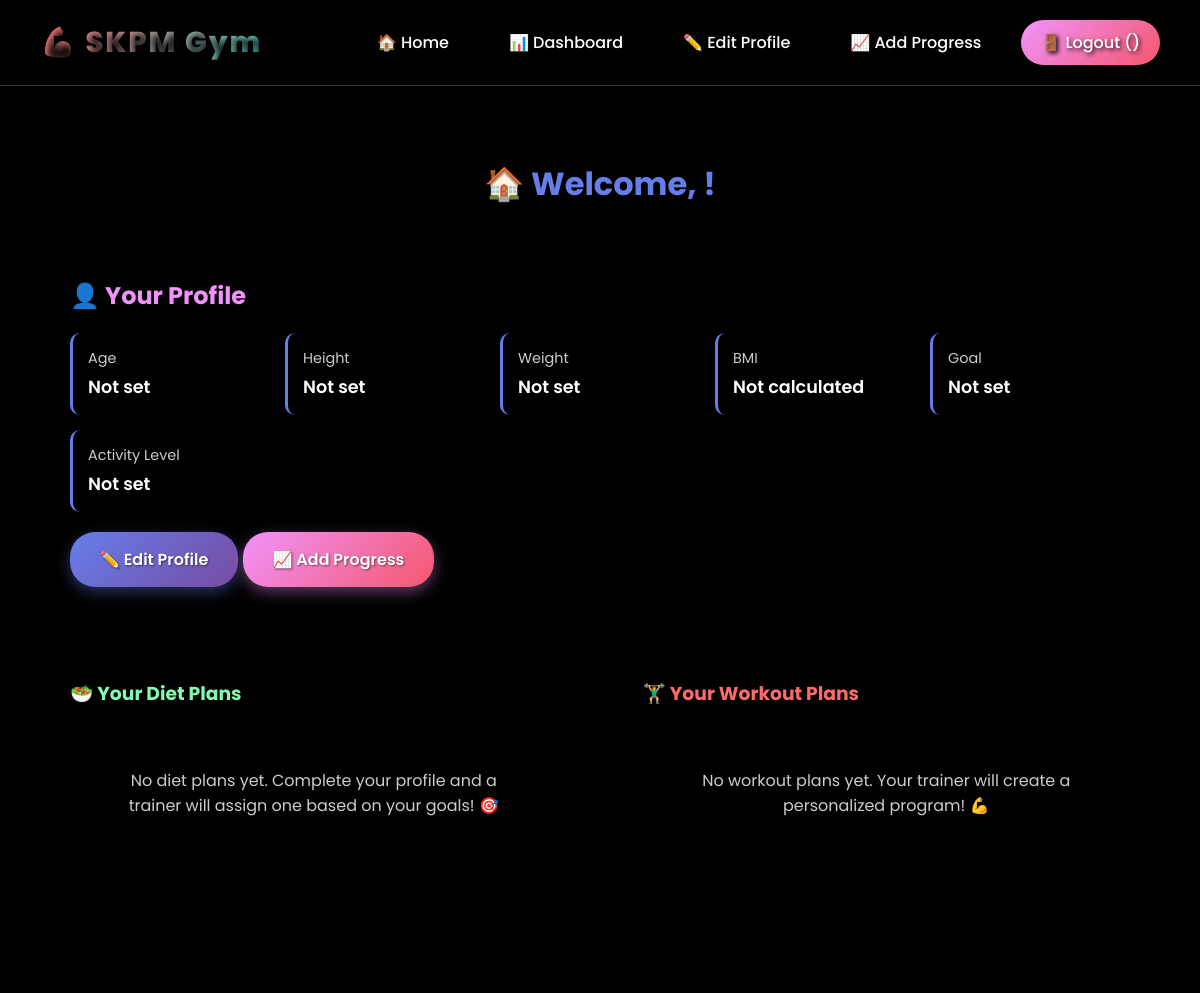
The page /gym/customer/dashboard/ (signed in) on the database its author committed.
### gym/models.py (models this page shows, shortened)
class CustomerProfile(models.Model):
    user = models.OneToOneField(User, on_delete=models.CASCADE, related_name='customer_profile')
    age = models.PositiveIntegerField(null=True, blank=True)
    height_cm = models.FloatField(null=True, blank=True, help_text="Height in centimeters")
    weight_kg = models.FloatField(null=True, blank=True, help_text="Weight in kilograms")
    diseases = models.TextField(blank=True, help_text="Any medical conditions or allergies")
    goal = models.CharField(max_length=20, choices=GOAL_CHOICES, blank=True)
    activity_level = models.CharField(max_length=20, choices=ACTIVITY_LEVEL_CHOICES, blank=True)
    phone = models.CharField(max_length=15, blank=True)
    emergency_contact = models.CharField(max_length=100, blank=True)
    created_at = models.DateTimeField(auto_now_add=True)
    updated_at = models.DateTimeField(auto_now=True)
    @property
    def bmi(self):
        if self.weight_kg and self.height_cm:
            height_m = self.height_cm / 100
            return round(self.weight_kg / (height_m ** 2), 2)
        return None

### gym/views.py (the view)
# urls.py: path('customer/dashboard/', customer_dashboard, name='customer_dashboard'),
@login_required
def customer_dashboard(request):
    if request.user.groups.filter(name='Trainer').exists():
        return redirect('trainer_dashboard')
    profile = request.user.customer_profile
    diet_plans = request.user.diet_plans.filter(is_active=True)
    workout_plans = request.user.workout_plans.filter(is_active=True)
    recent_progress = request.user.progress_records.all()[:5]
    context = {
        'profile': profile,
        'diet_plans': diet_plans,
        'workout_plans': workout_plans,
        'recent_progress': recent_progress,
    }
    return render(request, 'gym/customer_dashboard.html', context)

### templates/gym/customer_dashboard.html (shortened to what this page needs)
{% extends 'base.html' %}
{% block content %}
    <h1 style="text-align: center; margin-bottom: 40px; color: #667eea;">
        🏠 Welcome, {{ user.first_name }}!
    </h1>
    <div class="card">
        <h2 style="color: #f093fb; margin-bottom: 20px;">👤 Your Profile</h2>
        <div class="profile-info">
            <div class="info-item">
                <div class="info-label">Age</div>
                <div class="info-value">{{ profile.age|default:"Not set" }}</div>
            </div>
            <div class="info-item">
                <div class="info-label">Height</div>
                <div class="info-value">{{ profile.height_cm|default:"Not set" }}{% if profile.height_cm %} cm{% endif %}</div>
            </div>
            <div class="info-item">
                <div class="info-label">Weight</div>
                <div class="info-value">{{ profile.weight_kg|default:"Not set" }}{% if profile.weight_kg %} kg{% endif %}</div>
            </div>
            <div class="info-item">
                <div class="info-label">BMI</div>
                <div class="info-value">
                    {% if profile.bmi %}
                        {{ profile.bmi }}
                        <span class="bmi-indicator bmi-{{ profile.bmi_category|lower|cut:' ' }}">{{ profile.bmi_category }}</span>
                    {% else %}
                        Not calculated
                    {% endif %}
                </div>
            </div>
            <div class="info-item">
                <div class="info-label">Goal</div>
                <div class="info-value">{{ profile.get_goal_display|default:"Not set" }}</div>
            </div>
            <div class="info-item">
                <div class="info-label">Activity Level</div>
                <div class="info-value">{{ profile.get_activity_level_display|default:"Not set" }}</div>
            </div>
        </div>
        <div style="margin-top: 20px;">
            <a class="btn btn-primary" href="{% url 'customer_profile_edit' %}">✏️ Edit Profile</a>
            <a class="btn btn-secondary" href="{% url 'add_progress' %}">📈 Add Progress</a>
        </div>
    </div>
    <div class="grid">
        <div class="card">
            <h3 style="color: #84fab0; margin-bottom: 20px;">🥗 Your Diet Plans</h3>
            {% if diet_plans %}
                {% for plan in diet_plans %}
                    <div style="background: rgba(255,255,255,0.05); padding: 20px; border-radius: 10px; margin-bottom: 15px;">
                        <h4 style="color: #ffecd2;">{{ plan.title }}</h4>
                        <p style="color: #ccc; margin: 10px 0;"><em>Created: {{ plan.created_at|date:"M d, Y" }}</em></p>
                        {% if plan.description %}
                            <p style="margin-bottom: 15px;">{{ plan.description }}</p>
                        {% endif %}
                        {% if plan.breakfast %}
                            <div style="margin: 10px 0;">
                                <strong style="color: #ffc107;">🌅 Breakfast:</strong>
                                <p style="margin: 5px 0; padding-left: 20px;">{{ plan.breakfast }}</p>
                            </div>
                        {% endif %}
                        {% if plan.lunch %}
                            <div style="margin: 10px 0;">
                                <strong style="color: #28a745;">🌞 Lunch:</strong>
                                <p style="margin: 5px 0; padding-left: 20px;">{{ plan.lunch }}</p>
                            </div>
                        {% endif %}
                        {% if plan.dinner %}
                            <div style="margin: 10px 0;">
                                <strong style="color: #6f42c1;">🌙 Dinner:</strong>
                                <p style="margin: 5px 0; padding-left: 20px;">{{ plan.dinner }}</p>
                            </div>
                        {% endif %}
                        {% if plan.snacks %}
                            <div style="margin: 10px 0;">
                                <strong style="color: #fd7e14;">🍎 Snacks:</strong>
                                <p style="margin: 5px 0; padding-left: 20px;">{{ plan.snacks }}</p>
                            </div>
                        {% endif %}
                        {% if plan.trainer %}
                            <p style="margin-top: 15px; color: #17a2b8;"><small>👨‍⚕️ By: {{ plan.trainer.first_name }} {{ plan.trainer.last_name }}</small></p>
                        {% endif %}
                    </div>
                {% endfor %}
            {% else %}
                <p style="text-align: center; color: #ccc; padding: 40px;">
                    No diet plans yet. Complete your profile and a trainer will assign one based on your goals! 🎯
                </p>
            {% endif %}
        </div>
        <div class="card">
            <h3 style="color: #ff6b6b; margin-bottom: 20px;">🏋️‍♂️ Your Workout Plans</h3>
            {% if workout_plans %}
                {% for plan in workout_plans %}
                    <div style="background: rgba(255,255,255,0.05); padding: 20px; border-radius: 10px; margin-bottom: 15px;">
                        <h4 style="color: #ffecd2;">{{ plan.title }}</h4>
                        <p style="color: #ccc; margin: 10px 0;"><em>{{ plan.duration_weeks }} weeks program</em></p>
                        {% if plan.description %}
                            <p style="margin-bottom: 15px;">{{ plan.description }}</p>
                        {% endif %}
                        <div style="display: grid; grid-template-columns: repeat(auto-fit, minmax(150px, 1fr)); gap: 10px; margin-top: 15px;">
                            {% if plan.monday %}
                                <div style="background: rgba(255,107,107,0.1); padding: 10px; border-radius: 8px;">
                                    <strong>Mon:</strong> {{ plan.monday|truncatewords:5 }}
                                </div>
                            {% endif %}
                            {% if plan.tuesday %}
                                <div style="background: rgba(255,193,7,0.1); padding: 10px; border-radius: 8px;">
                                    <strong>Tue:</strong> {{ plan.tuesday|truncatewords:5 }}
                                </div>
                            {% endif %}
                            {% if plan.wednesday %}
                                <div style="background: rgba(40,167,69,0.1); padding: 10px; border-radius: 8px;">
                                    <strong>Wed:</strong> {{ plan.wednesday|truncatewords:5 }}
                                </div>
                            {% endif %}
                            {% if plan.thursday %}
                                <div style="background: rgba(23,162,184,0.1); padding: 10px; border-radius: 8px;">
                                    <strong>Thu:</strong> {{ plan.thursday|truncatewords:5 }}
                                </div>
                            {% endif %}
                            {% if plan.friday %}
                                <div style="background: rgba(111,66,193,0.1); padding: 10px; border-radius: 8px;">
                                    <strong>Fri:</strong> {{ plan.friday|truncatewords:5 }}
                                </div>
                            {% endif %}
                            {% if plan.saturday %}
                                <div style="background: rgba(253,126,20,0.1); padding: 10px; border-radius: 8px;">
                                    <strong>Sat:</strong> {{ plan.saturday|truncatewords:5 }}
                                </div>
                            {% endif %}
                            {% if plan.sunday %}
                                <div style="background: rgba(220,53,69,0.1); padding: 10px; border-radius: 8px;">
                                    <strong>Sun:</strong> {{ plan.sunday|truncatewords:5 }}
                                </div>
                            {% endif %}
                        </div>
                        {% if plan.trainer %}
                            <p style="margin-top: 15px; color: #17a2b8;"><small>👨‍⚕️ By: {{ plan.trainer.first_name }} {{ plan.trainer.last_name }}</small></p>
                        {% endif %}
                    </div>
                {% endfor %}
            {% else %}
                <p style="text-align: center; color: #ccc; padding: 40px;">
                    No workout plans yet. Your trainer will create a personalized program! 💪
                </p>
            {% endif %}
        </div>
    </div>
{% endblock %}

### static/css/style.css (style rules this page uses)
* { box-sizing: border-box; margin: 0; padding: 0; }
body, html { height: 100%; font-family: 'Poppins', sans-serif; color: #fff; overflow-x: hidden; }
.card { background: transparent; border: none; padding: 30px; border-radius: 0; margin-bottom: 25px; transition: all 0.3s ease; position: relative; overflow: visible; }
.card::before { display: none; }
.grid { display: grid; grid-template-columns: repeat(auto-fit, minmax(300px, 1fr)); gap: 25px; }
.btn { display: inline-block; padding: 15px 30px; border-radius: 25px; border: none; cursor: pointer; font-weight: 600; text-decoration: none; transition: all 0.3s ease; position: relative; overflow: hidden; font-size: 16px; text-shadow: 1px 1px 2px rgba(0,0,0,0.5); }
.btn-primary { background: linear-gradient(135deg, #667eea 0%, #764ba2 100%); color: white; box-shadow: 0 5px 15px rgba(102, 126, 234, 0.4); }
.btn-secondary { background: linear-gradient(135deg, #f093fb 0%, #f5576c 100%); color: white; box-shadow: 0 5px 15px rgba(240, 147, 251, 0.4); }
.profile-info { display: grid; grid-template-columns: repeat(auto-fit, minmax(200px, 1fr)); gap: 15px; margin-top: 15px; }
.info-item { background: rgba(0,0,0,0.4); padding: 15px; border-radius: 10px; border-left: 3px solid #667eea; }
.info-label { font-size: 0.9rem; color: #ccc; margin-bottom: 5px; }
.info-value { font-size: 1.1rem; font-weight: 600; color: #fff; }
h1, h2, h3, h4, h5, h6 { text-shadow: 3px 3px 6px rgba(0,0,0,0.9); color: #fff; }
p, span, div, label, a { text-shadow: 2px 2px 4px rgba(0,0,0,0.8); }
* { backdrop-filter: none !important; }

### rows shown on the page
CustomerProfile: age "Not set", height_cm "Not set", weight_kg "Not set", goal "Not set", activity_level "Not set"
